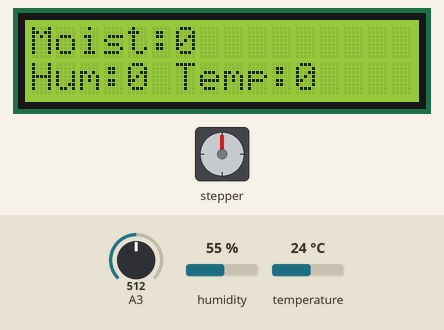
Bench run of a sketch on a simulated Arduino Uno, built with avr-gcc and run on an emulated ATmega328P. On the bench: 16×2 character LCD, stepper motor. The inputs (shaded band) are chosen by the test bench; at power-on: humidity 55 %, A3 = 512, temperature 24 °C. Stepper angles assume 264 steps per turn; what the sketch prints to the serial monitor is not drawn.

Above: at 1.2 s.
1.3 s: humidity set to 22 %
8.6 s: A3 set to 716
At 13.0 s:
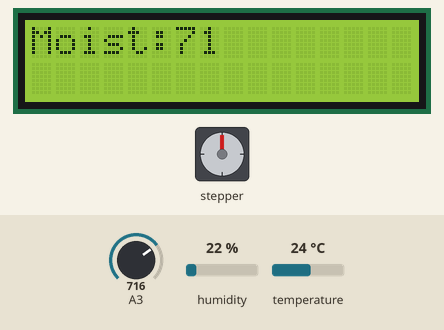
19.0 s: temperature set to 12 °C
At 22.9 s:
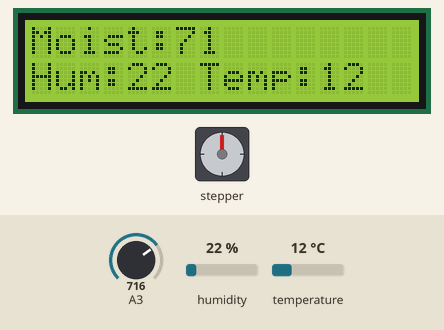
26.3 s: A3 set to 900
At 30.2 s:
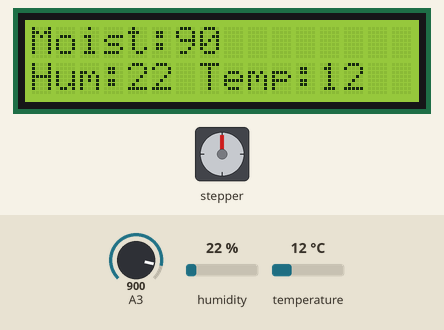
33.6 s: humidity set to 40 %
At 38.7 s:
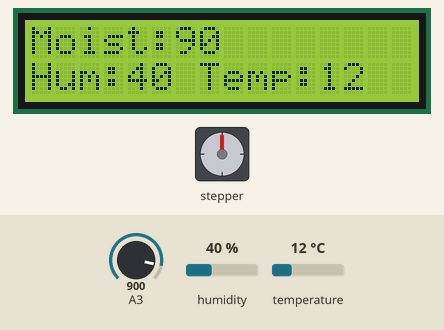
40.9 s: A3 set to 1023
At 47.3 s:
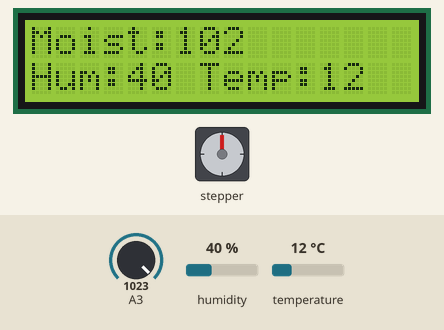
Timing chart, 0 to 48.8 s (numbered marks = the images above; inputs shaded):
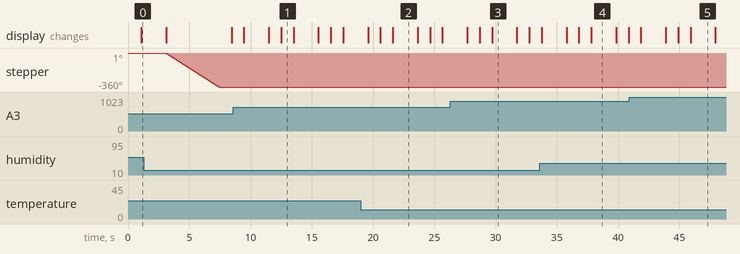

The sketch:

main_code.ino
```cpp
#include <LiquidCrystal_I2C.h>
#include <DHT.h>
#include <Stepper.h>

#define DHTPIN 2
#define DHTTYPE DHT11
DHT dht(DHTPIN, DHTTYPE);

LiquidCrystal_I2C lcd(0x27, 16, 2);
int Sensor= 0;
int value= 0;
float h;
float t;
bool up = true;

const int stepsPerRevolution = 264;
Stepper myStepper(stepsPerRevolution, 6, 5, 4, 3);

void setup() {
  lcd.init();
  lcd.backlight();
  Serial.begin(9600);
  Serial.println(F("DHTxx test!"));
  dht.begin();

  myStepper.setSpeed(14);
}

void loop() {
  lcd.setCursor(0, 0);
  lcd.print("Moist:");
  lcd.print(value);
  delay(1000);
  lcd.setCursor(0, 1);
  lcd.print("Hum:");
  lcd.print(h,0);
  lcd.print(" ");
  lcd.print("Temp:");
  lcd.print(t,0);

  delay(2000);
  lcd.clear();
  h = dht.readHumidity();
  t = dht.readTemperature();

  if (isnan(h) || isnan(t))
  {
    Serial.println(F("Failed to read from DHT sensor!"));
    return;
  }
  value= analogRead(A3);
  value= value/10;

  if (value < 110 && up ) {
      myStepper.step(-stepsPerRevolution);
      up = false;

  }

  if (value > 110 && !up) {
     myStepper.step(stepsPerRevolution);
     up = false;
  }

  Serial.print(F("Humidity: "));
  Serial.print(h);
  Serial.print(F("%  Temperature: "));
  Serial.print(t);
  Serial.print(F("°C "));
  Serial.println("");

  Serial.print("MOISTURE LEVEL : ");
  Serial.println(value);
  delay(1000);
}
```

Measured:
- what the display in image 1 shows lasts 1.0 s, from 12.5 s to 13.5 s
- what the display in image 2 shows lasts 2.0 s, from 21.6 s to 23.6 s
